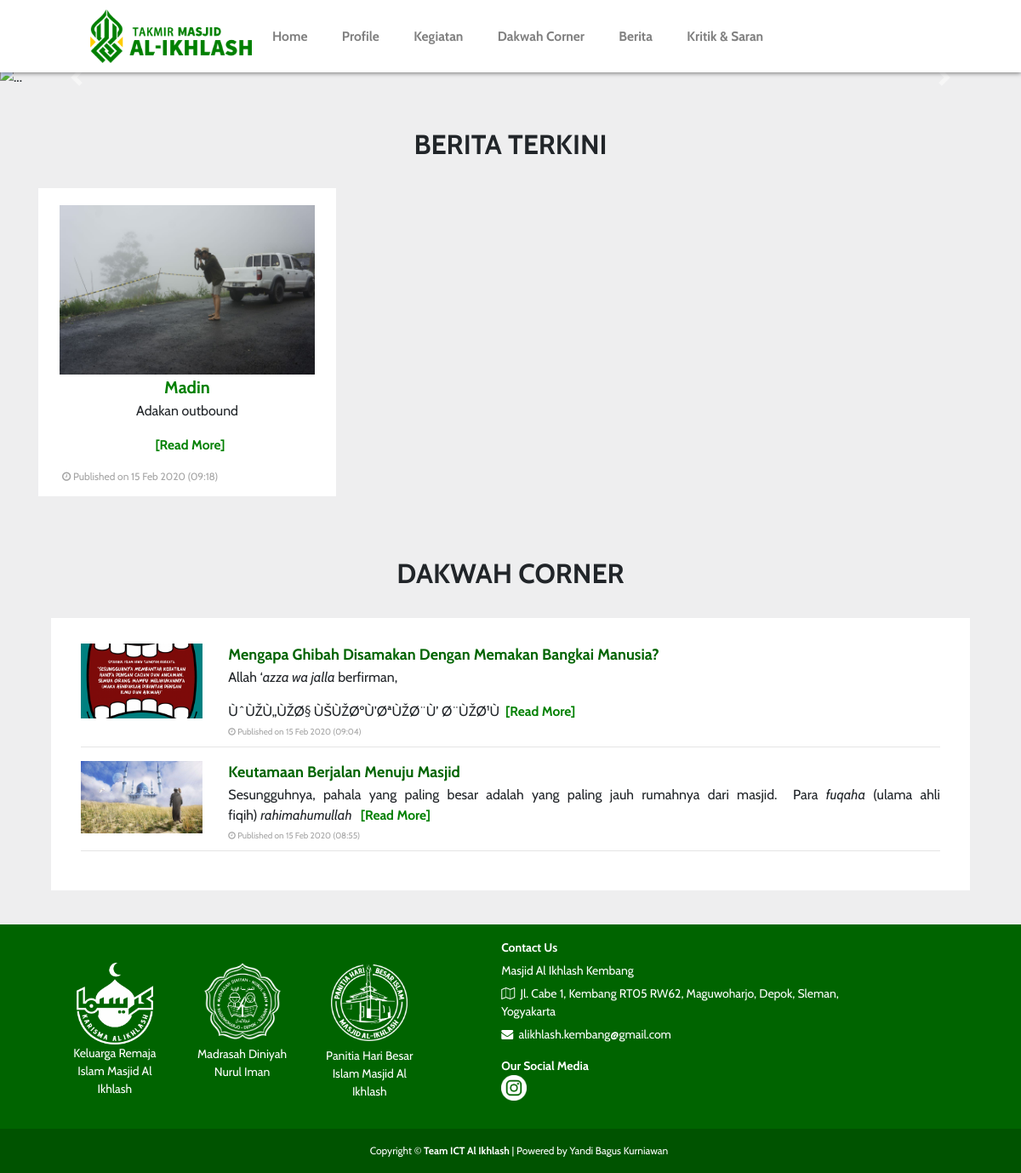
The page / on the database its author committed.
### tables this page shows
CREATE TABLE `posting` (
  `id_posting` varchar(10) NOT NULL,
  `judul` text DEFAULT NULL,
  `isi` longtext DEFAULT NULL,
  `foto` varchar(50) DEFAULT NULL,
  `kategori` varchar(50) DEFAULT NULL,
  `submitted_on` datetime DEFAULT current_timestamp(),
  PRIMARY KEY (`id_posting`)
);

### config/class.php (called while the page is built, shortened)
<?php
$con = new mysqli("localhost","root","","masjidalikhlash");
class user {
	public $koneksi;
	function __construct($con){
		$this->koneksi = $con;
	}
																																																					function select_berita_terkini() {
																																																						$select = $this->koneksi->query("SELECT * FROM posting WHERE kategori='Berita' ORDER BY id_posting DESC LIMIT 6");
																																																						while ($fetch = $select->fetch_assoc()) {
																																																							$data[] = $fetch;
																																																						}
																																																						return $data;
																																																					}
																																																					function select_artikel_terkini() {
																																																						$select = $this->koneksi->query("SELECT * FROM posting WHERE kategori='Artikel' ORDER BY id_posting DESC LIMIT 6");
																																																						while ($fetch = $select->fetch_assoc()) {
																																																							$data[] = $fetch;
																																																						}
																																																						return $data;
																																																					}
																																																								}
																																																								$data = new user($con);
																																																								?>

### user/homepage.php (the view, shortened to what this page needs)
<div id="carouselExampleControls" class="carousel slide" data-ride="carousel" style="margin-top: -55px;">
	<div class="carousel-inner">
		<div class="carousel-item active">
			<img src="assets/img/home1.jpg" class="d-block w-100" alt="...">
		</div>
	</div>
	<a class="carousel-control-prev" href="#carouselExampleControls" role="button" data-slide="prev">
		<span class="carousel-control-prev-icon" aria-hidden="true"></span>
	</a>
	<a class="carousel-control-next" href="#carouselExampleControls" role="button" data-slide="next">
		<span class="carousel-control-next-icon" aria-hidden="true"></span>
	</a>
</div>
<br>
<div class="container">
	<br>
	<center><h2><b>BERITA TERKINI</b></h2></center><br>
	<div class="row">
		<?php $berita=$data->select_berita_terkini()?>
		<?php foreach ($berita as $key => $value): ?>
			<div class="col-md-4">
				<div class="container" style="background: white; padding: 20px;">
					<center><?php echo "<img class='img-fluid' src='assets/img/$value[foto]' width='300' />";?>
					<b><a href="index.php?page=detail&id=<?php echo $value['id_posting'];?>" id="baca" style="font-size: 20px;"><?php echo $value['judul']; ?></a></b>
					<p style="text-align: justify; margin-top: -15px;"><?php echo substr($value['isi'], 0, 120); ?><b><a href="index.php?page=detail&id=<?php echo $value['id_posting'];?>">&nbsp;&nbsp;[Read More]</a></b></p>
				</center>
				<p style="font-size: 12px; margin-bottom: -6px; margin-left: 8px; color: #A4A4A4;">
					<i class="fa fa-clock-o"></i> Published on <?php echo date("d M Y (h:i)", strtotime($value['submitted_on'])); ?></p>
				</div><br>
			</div>
		<?php endforeach ?>
	</div><br><br>
	<center><h2><b>DAKWAH CORNER</b></h2></center><br>
	<div class="col-md-12">
		<div class="container" style="background-color: white; margin-bottom: 30px; padding-top: 30px; padding-right: 35px; padding-left: 35px; padding-bottom: 30px;">
			<?php $artikel=$data->select_artikel_terkini()?>
			<?php foreach ($artikel as $key => $value): ?>
				<div class="row">
					<div class="col-md-2">
						<?php echo "<img class='img-fluid' src='assets/img/$value[foto]' width='150' />";?>
					</div>
					<div class="col-md-10">
						<b><p style="font-size: 18px; margin-bottom: -1px; color: #006400;"><?php echo $value['judul']; ?></p></b>
						<p style="text-align: justify; margin-top: -15px;"><?php echo substr($value['isi'], 0, 210); ?><b><a href="index.php?page=detailartikel&id=<?php echo $value['id_posting'];?>">&nbsp;&nbsp;[Read More]</a></b></p>
						<p style="font-size: 10px; margin-bottom: -6px; margin-top: -12px; color: #A4A4A4;">
							<i class="fa fa-clock-o"></i> Published on <?php echo date("d M Y (h:i)", strtotime($value['submitted_on'])); ?></p>
						</div>
					</div><hr>
				<?php endforeach ?>
			</div>
		</div>
	</div>

### assets/css/cssuser.css (style rules this page uses)
html, body { max-width: 100%; overflow-x: hidden; font-family: 'Cabin'; }
a { text-decoration: none; color: #008000; font-size: 15.5px; }

### rows shown on the page
posting: foto (picture), judul "Madin", isi "Adakan outbound", submitted_on "15 Feb 2020 (09:18)"
posting: foto (picture), judul "Mengapa Ghibah Disamakan Dengan Memakan Bangkai Manusia?", isi "Allah ‘ azza wa jalla berfirman, ÙˆÙŽÙ„ÙŽØ§ ÙŠÙŽØºÙ’ØªÙŽØ¨Ù’ Ø¨ÙŽØ¹Ù", submitted_on "15 Feb 2020 (09:04)"
posting: foto (picture), judul "Keutamaan Berjalan Menuju Masjid", isi "Sesungguhnya, pahala yang paling besar adalah yang paling jauh rumahnya dari masjid. Para fuqaha (ulama ahli fiqih) rahimahumullah", submitted_on "15 Feb 2020 (08:55)"
